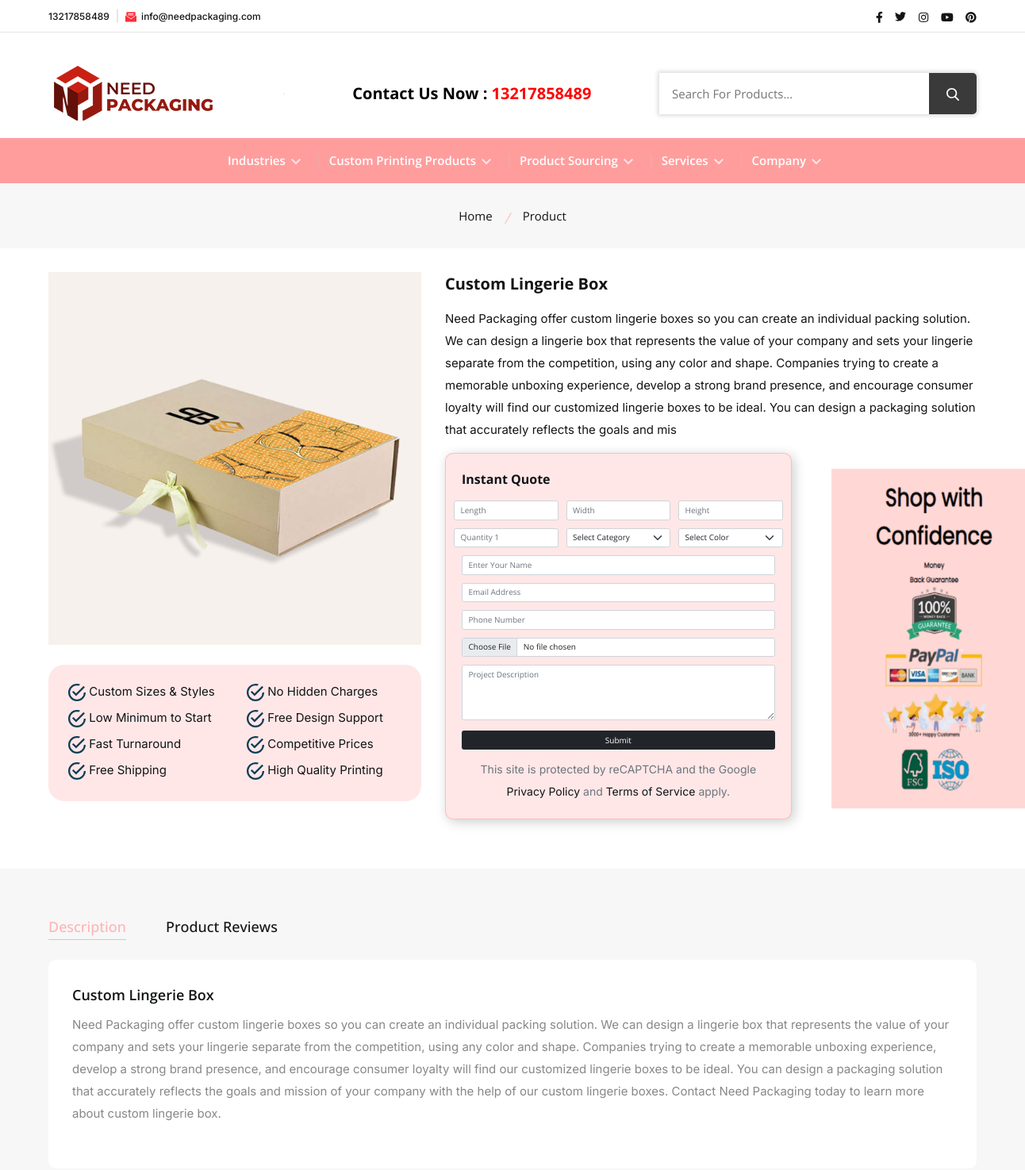
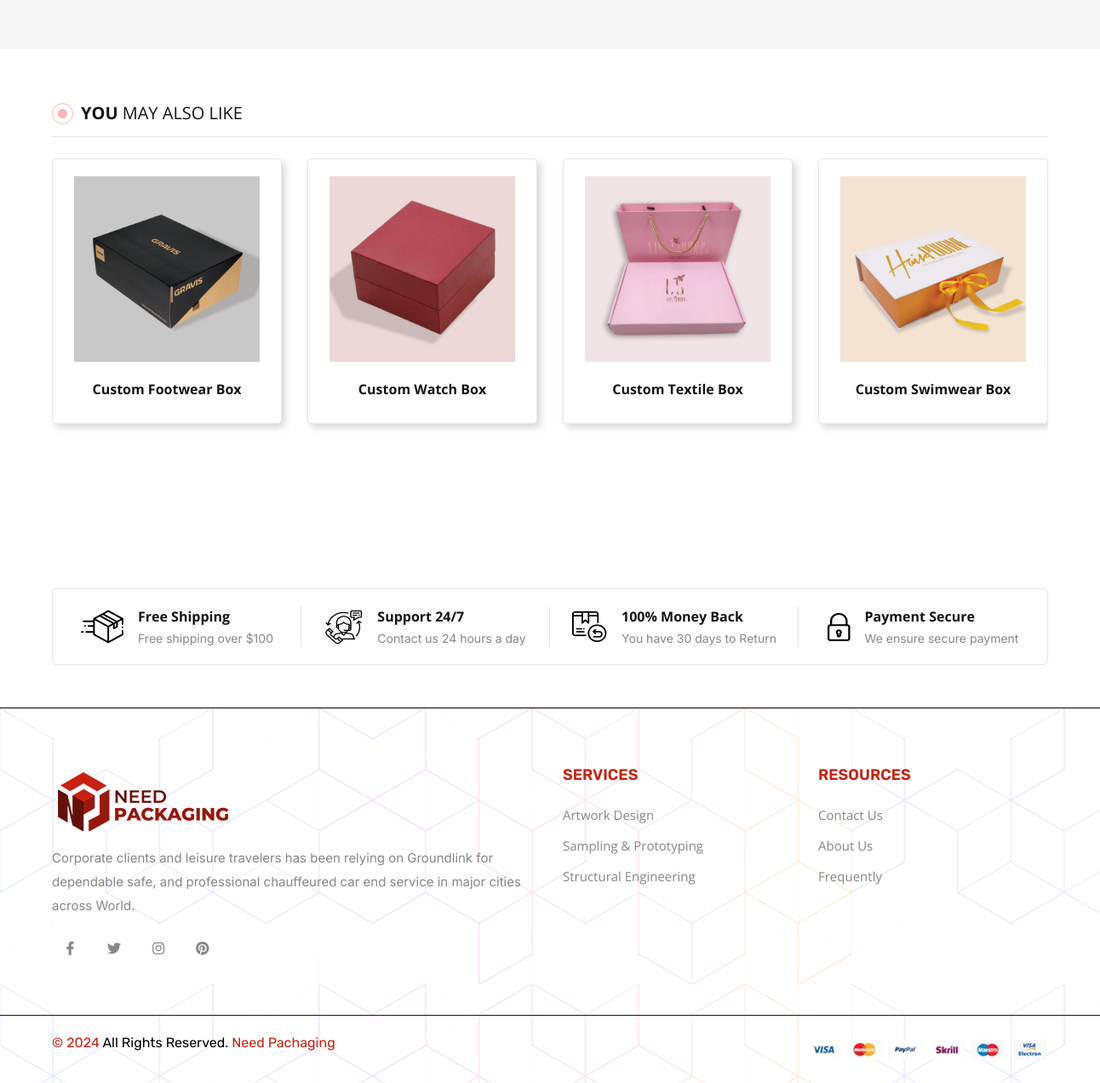
Page /product-details.php?id=22 on the committed database (2 pictures, top to bottom).
### tables this page shows
CREATE TABLE `products` (
  `id` int(11) NOT NULL,
  `product_name` varchar(100) NOT NULL,
  `product_short_desc` varchar(500) NOT NULL,
  `product_long_desc` varchar(1000) NOT NULL,
  `product_industry` int(11) NOT NULL,
  `product_style` int(11) NOT NULL,
  `product_material` int(11) NOT NULL,
  `product_img` varchar(100) NOT NULL,
  `tags` varchar(100) NOT NULL
);

### product-details.php (the view, shortened to what this page needs)
<?php
include('header.php');
if (isset($_GET['id'])) {
    $id = $_GET['id'];
    $query = $pdo->prepare("SELECT * FROM products WHERE id = :id");
    $query->bindParam('id', $id);
    $query->execute();
    $product = $query->fetch(PDO::FETCH_ASSOC);
    $relatedQuery = $pdo->prepare("SELECT * FROM products WHERE id != :id LIMIT 5");
    $relatedQuery->bindParam(':id', $id);
    $relatedQuery->execute();
    $relatedProducts = $relatedQuery->fetchAll(PDO::FETCH_ASSOC);
}
?>
<main class="main__content_wrapper">
    <section class="breadcrumb__section breadcrumb__bg">
        <div class="container">
            <div class="row row-cols-1">
                <div class="col">
                    <div class="breadcrumb__content text-center">
                        <ul class="breadcrumb__content--menu d-flex justify-content-center">
                            <li class="breadcrumb__content--menu__items"><a href="index.html">Home</a></li>
                            <li class="breadcrumb__content--menu__items"><span>Product</span></li>
                        </ul>
                    </div>
                </div>
            </div>
        </div>
    </section>
    <section class="product__details--section section--padding">
        <div class="container">
            <div class="row row-cols-lg-2 row-cols-md-2">
                <div class="col-md-5 col-lg-5">
                    <div class="product__details--media">
                        <div class="single__product--preview  swiper mb-25">
                            <div class="swiper-wrapper">
                                <div class="">
                                    <div class="product__media--preview__items">
                                        <a class="product__media--preview__items--link "><img class="product__media--preview__items--img" src="adminPanel/img/<?php echo $product['product_img'] ?>" alt="product-media-img"></a>
                                    </div>
                                    <div class="features-container">
                                        <div class="row">
                                            <div class="col-md-6 mb-2">
                                                <p> Custom Sizes & Styles
                                                </p>
                                            </div>
                                            <div class="col-md-6 mb-2">
                                                <p> No Hidden Charges</p>
                                            </div>
                                            <div class="col-md-6 mb-2">
                                                <p> Low Minimum to Start</p>
                                            </div>
                                            <div class="col-md-6 mb-2">
                                                <p> Free Design Support</p>
                                            </div>
                                            <div class="col-md-6 mb-2">
                                                <p> Fast Turnaround</p>
                                            </div>
                                            <div class="col-md-6 mb-2">
                                                <p> Competitive Prices</p>
                                            </div>
                                            <div class="col-md-6 mb-2">
                                                <p> Free Shipping</p>
                                            </div>
                                            <div class="col-md-6 mb-2">
                                                <p> High Quality Printing</p>
                                            </div>
                                        </div>
                                    </div>
                                </div>
                            </div>
                        </div>
                    </div>
                </div>
                <div class="col-md-7 col-lg-7">
                    <div class="product__details--info">
                        <h2 class="product__details--info__title mb-15"><?php echo $product['product_name'] ?></h2>
                        <p class="product__details--info__desc mb-15"><?php echo $product['product_short_desc'] ?></p>
                        <div class="row">
                            <div class="col-md-8 col-sm-12">
                                <div class="form-container product-form">
                                    <h3 class="mb-4">Instant Quote</h3>
                                    <form method="post">
                                        <div class="row">
                                            <div class="col-md-4 mb-3 cust-field">
                                                <input type="text" class="form-control" name="length" placeholder="Length" required>
                                            </div>
                                            <div class="col-md-4 mb-3 cust-field">
                                                <input type="text" class="form-control" name="width" placeholder="Width" required>
                                            </div>
                                            <div class="col-md-4 mb-3 cust-field">
                                                <input type="text" class="form-control" name="height" placeholder="Height" required>
                                            </div>
                                        </div>
                                        <div class="row">
                                            <div class="col-md-4 mb-3 cust-field">
                                                <input type="number" class="form-control" name="quantity1" placeholder="Quantity 1" required>
                                            </div>
                                            <div class="col-md-4 mb-3 cust-field">
                                                <select class="form-select" required name="color">
                                                    <option selected disabled>Select Category</option>
                                                </select>
                                            </div>
                                            <div class="col-md-4 mb-3 cust-field">
                                                <select class="form-select" required name="color">
                                                    <option selected disabled>Select Color</option>
                                                </select>
                                            </div>
                                        </div>
                                        <div class="mb-3 ">
                                            <input type="text" class="form-control" name="user_name" placeholder="Enter Your Name" required>
                                        </div>
                                        <div class="mb-3">
                                            <input type="email" class="form-control" name="user_email" placeholder="Email Address" required>
                                        </div>
                                        <div class="mb-3">
                                            <input type="tel" class="form-control" name="user_number" placeholder="Phone Number" required>
                                        </div>
                                        <div class="mb-3">
                                            <input type="file" name="image" class="form-control" required>
                                        </div>
                                        <div class="mb-3">
                                            <textarea class="form-control" rows="4" placeholder="Project Description" name="description" required></textarea>
                                        </div>
                                        <div class="text-center mb-3 ">
                                            <button type="submit" name="product_form" class="btn btn-dark w-100">Submit</button>
                                        </div>
                                        <p class="text-center text-muted small">
                                            This site is protected by reCAPTCHA and the Google <a href="#">Privacy Policy</a> and <a href="#">Terms of Service</a> apply.
                                        </p>
                                    </form>
                                </div>
                            </div>
                            <div class="col-md-4 col-sm-12">
                                <div class="container form-img-container">
                                    <img src="assets/img/form.png" width="260px" height="460px" alt="Payment and Guarantee Icons" style="width: 260px; height:430px;">
                                </div>
                            </div>
                        </div>
                    </div>
                </div>
            </div>
        </div>
    </section>
    <section class="product__details--tab__section section--padding">
        <div class="container">
            <div class="row row-cols-1">
                <div class="col">
                    <ul class="product__tab--one product__details--tab d-flex mb-30">
                        <li class="product__details--tab__list active" data-toggle="tab" data-target="#description">Description</li>
                        <li class="product__details--tab__list" data-toggle="tab" data-target="#reviews">Product Reviews</li>
                    </ul>
                    <div class="product__details--tab__inner border-radius-10">
                        <div class="tab_content">
                            <div id="description" class="tab_pane active show">
                                <div class="product__tab--content">
                                    <div class="product__tab--content__step mb-30">
                                        <h2 class="product__tab--content__title h4 mb-10"><?php echo $product['product_name'] ?></h2>
                                        <p class="product__tab--content__desc"><?php echo $product['product_long_desc'] ?></p>
                                    </div>
                                </div>
                            </div>
                        </div>
                    </div>
                </div>
            </div>
        </div>
    </section>
    <section class="product__section section--padding ">
        <div class="container">
            <div class="section__heading border-bottom mb-30">
                <h2 class="section__heading--maintitle">You <span>may also like</span></h2>
            </div>
            <div class="product__section--inner pb-15 product__swiper--activation swiper">
                <div class="swiper-wrapper">
                    <?php if (count($relatedProducts) > 0): ?>
                        <?php foreach ($relatedProducts as $related): ?>
                            <div class="swiper-slide">
                                <article class="product__card">
                                    <div class="product__card--thumbnail">
                                        <a class="product__card--thumbnail__link display-block" href="product-details.php?id=<?php echo $related['id'] ?>">
                                            <img class="product__card--thumbnail__img" src="adminPanel/img/<?php echo $related['product_img']; ?>" alt="product-img">
                                        </a>
                                    </div>
                                    <div class="product__card--content">
                                        <h3 class="product__card--title"><a href="product-details.php?id=<?php echo $related['id'] ?>"><?php echo $related['product_name']; ?></a></h3>
                                    </div>
                                </article>
                            </div>
                        <?php endforeach; ?>
                    <?php else: ?>
                        <p>No related products found.</p>
                    <?php endif; ?>
                </div>
            </div>
        </div>
    </section>
    <section class="shipping__section">
        <div class="container">
            <div class="shipping__inner style2 d-flex">
                <div class="shipping__items style2 d-flex align-items-center">
                    <div class="shipping__icon">
                        <img src="assets/img/other/shipping1.webp" alt="icon-img">
                    </div>
                    <div class="shipping__content">
                        <h2 class="shipping__content--title h3">Free Shipping</h2>
                        <p class="shipping__content--desc">Free shipping over $100</p>
                    </div>
                </div>
                <div class="shipping__items style2 d-flex align-items-center">
                    <div class="shipping__icon">
                        <img src="assets/img/other/shipping2.webp" alt="icon-img">
                    </div>
                    <div class="shipping__content">
                        <h2 class="shipping__content--title h3">Support 24/7</h2>
                        <p class="shipping__content--desc">Contact us 24 hours a day</p>
                    </div>
                </div>
                <div class="shipping__items style2 d-flex align-items-center">
                    <div class="shipping__icon">
                        <img src="assets/img/other/shipping3.webp" alt="icon-img">
                    </div>
                    <div class="shipping__content">
                        <h2 class="shipping__content--title h3">100% Money Back</h2>
                        <p class="shipping__content--desc">You have 30 days to Return</p>
                    </div>
                </div>
                <div class="shipping__items style2 d-flex align-items-center">
                    <div class="shipping__icon">
                        <img src="assets/img/other/shipping4.webp" alt="icon-img">
                    </div>
                    <div class="shipping__content">
                        <h2 class="shipping__content--title h3">Payment Secure</h2>
                        <p class="shipping__content--desc">We ensure secure payment</p>
                    </div>
                </div>
            </div>
        </div>
    </section>
</main>
<?php
include('footer.php');
?>

### rows in the picture
products: product_img (picture), product_name "Custom Lingerie Box", product_short_desc "Need Packaging offer custom lingerie boxes so you can create an individual packing solution. We can design a lingerie box that represents the value of your company and sets your lingerie separate from the competition, using any color and shape. Companies trying to create a memorable unboxing experience, develop a strong brand presence, and encourage consumer loyalty will find our customized lingerie boxes to be ideal. You can design a packaging solution that accurately reflects the goals and mis", product_long_desc "Need Packaging offer custom lingerie boxes so you can create an individual packing solution. We can design a lingerie box that represents the value of your company and sets your lingerie separate from the competition, using any color and shape. Companies trying to create a memorable unboxing experience, develop a strong brand presence, and encourage consumer loyalty will find our customized lingerie boxes to be ideal. You can design a packaging solution that accurately reflects the goals and mission of your company with the help of our custom lingerie boxes. Contact Need Packaging today to learn more about custom lingerie box."
products: product_img (picture), product_name "Custom Footwear Box"
products: product_img (picture), product_name "Custom Watch Box"
products: product_img (picture), product_name "Custom Textile Box"
products: product_img (picture), product_name "Custom Swimwear Box"
